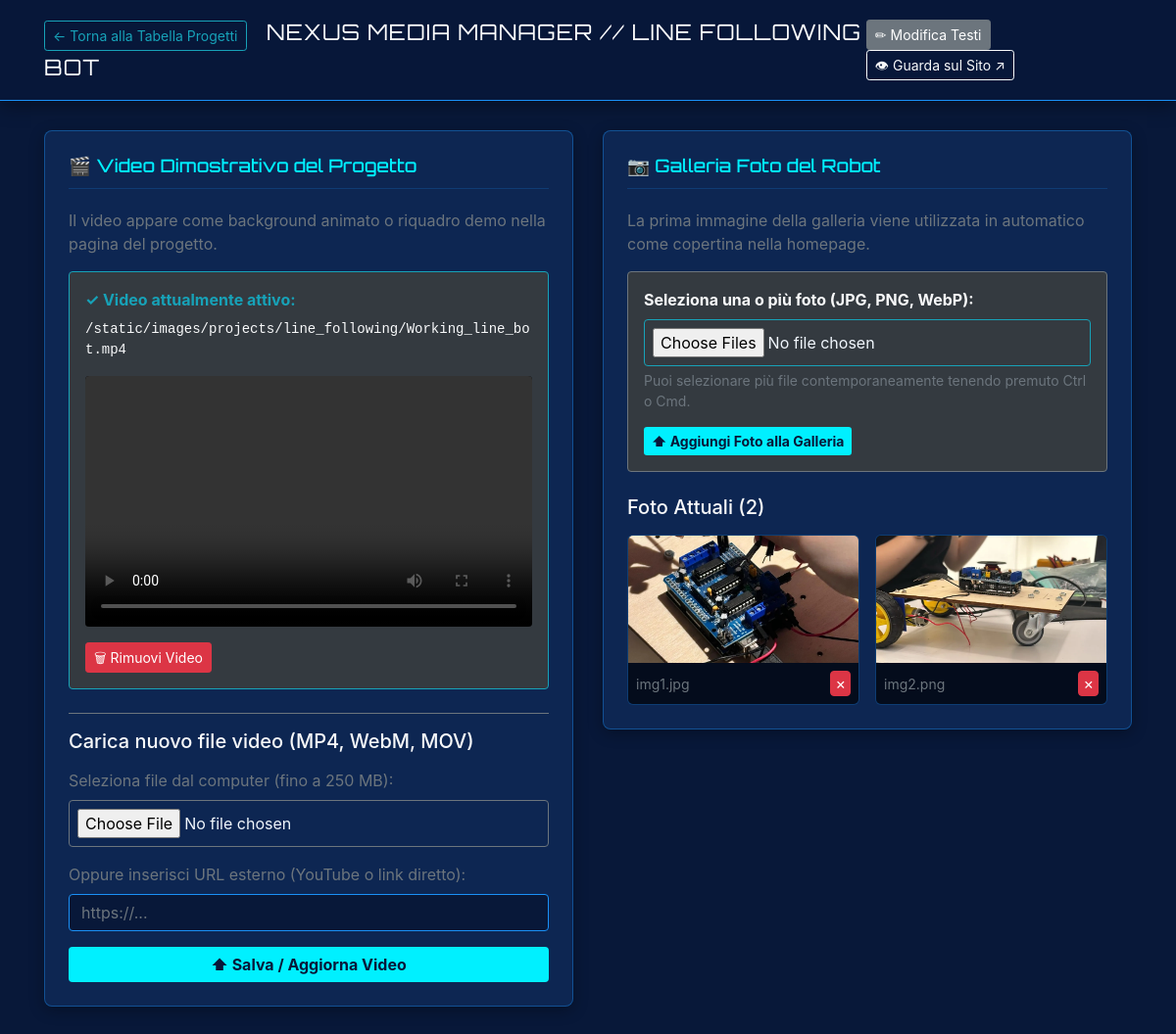
The app's page /admin/upload/1 (signed in) with its own data.
### app.py (models this page shows)
class Project(db.Model):
    id = db.Column(db.Integer, primary_key=True)
    title = db.Column(db.String(200), nullable=False)
    short_desc = db.Column(db.Text, nullable=False)
    long_desc = db.Column(db.Text, nullable=False)
    status = db.Column(db.String(50))
    status_color = db.Column(db.String(50))
    order_num = db.Column(db.Integer, default=0)
    image_paths = db.Column(db.Text, nullable=True)
    video_url = db.Column(db.String(300), nullable=True)
    specs = db.Column(db.Text, nullable=True)

### app.py (the view, shortened to what this page needs)
@app.route('/admin/upload/<int:project_id>', methods=['GET', 'POST'])
def upload_project_media(project_id):
    if not current_user.is_authenticated:
        return redirect(url_for('login'))
    project = db.session.get(Project, project_id)
    if not project:
        return 'Progetto non trovato', 404
    if request.method == 'GET':
        images = [p for p in (project.image_paths or '').split(',') if p]
        return render_template('admin/upload.html', project=project, images=images)

### app.py (called while the page is built)
@login_manager.user_loader
def load_user(user_id):
    return db.session.get(AdminUser, int(user_id))

### templates/admin/upload.html (shortened to what this page needs)
<!doctype html>
<html lang="it">
<head>
    <link rel="stylesheet" href="https://cdn.jsdelivr.net/npm/bootstrap@4.6.2/dist/css/bootstrap.min.css">
</head>
<body>
    <header class="header-bar">
        <div class="container d-flex justify-content-between align-items-center">
            <div>
                <a href="{{ url_for('project.index_view') }}" class="btn btn-outline-info btn-sm mr-3">← Torna alla Tabella Progetti</a>
                <span class="header-title">NEXUS MEDIA MANAGER // {{ project.title }}</span>
            </div>
            <div>
                <a href="{{ url_for('project.edit_view', id=project.id, url='/admin/project/') }}" class="btn btn-secondary btn-sm mr-2">✏ Modifica Testi</a>
                <a href="/project/{{ project.id }}" target="_blank" class="btn btn-outline-light btn-sm">👁 Guarda sul Sito ↗</a>
            </div>
        </div>
    </header>
    <div class="container">
        <div class="row">
            <div class="col-lg-6">
                <div class="media-card">
                    <h3>🎬 Video Dimostrativo del Progetto</h3>
                    <p class="text-muted">Il video appare come background animato o riquadro demo nella pagina del progetto.</p>
                    {% if project.video_url %}
                        <div class="mb-3 p-3 bg-dark rounded border border-info">
                            <p class="mb-2 text-info font-weight-bold">✓ Video attualmente attivo:</p>
                            <code class="d-block mb-3 text-break text-light">{{ project.video_url }}</code>
                            <div class="embed-responsive embed-responsive-16by9 mb-3 rounded overflow-hidden">
                                <video controls class="embed-responsive-item" style="background:#000;">
                                    <source src="{{ project.video_url }}">
                                </video>
                            </div>
                            <form method="post" onsubmit="return confirm('Sei sicuro di voler rimuovere il video da questo progetto?');">
                                <button type="submit" class="btn btn-danger btn-sm">🗑 Rimuovi Video</button>
                            </form>
                        </div>
                    {% else %}
                        <div class="alert alert-secondary text-center py-4 mb-3">
                            <span style="font-size: 2rem;">📹</span>
                            <p class="mt-2 mb-0">Nessun video associato a questo progetto.</p>
                        </div>
                    {% endif %}
                    <div class="mt-4 pt-3 border-top border-secondary">
                        <h5 class="text-light mb-3">Carica nuovo file video (MP4, WebM, MOV)</h5>
                        <form method="post" enctype="multipart/form-data">
                            <div class="form-group">
                                <label class="text-muted">Seleziona file dal computer (fino a 250 MB):</label>
                                <input type="file" name="video_file" accept=".mp4,.webm,.mov,.m4v" class="form-control-file p-2 border border-secondary rounded">
                            </div>
                            <div class="form-group">
                                <label class="text-muted">Oppure inserisci URL esterno (YouTube o link diretto):</label>
                                <input type="text" name="video_url" class="form-control" placeholder="https://..." value="{{ project.video_url if project.video_url and not project.video_url.startswith('/static') else '' }}">
                            </div>
                            <button type="submit" class="btn btn-cyan btn-block mt-3">⬆ Salva / Aggiorna Video</button>
                        </form>
                    </div>
                </div>
            </div>
            <div class="col-lg-6">
                <div class="media-card">
                    <h3>📷 Galleria Foto del Robot</h3>
                    <p class="text-muted">La prima immagine della galleria viene utilizzata in automatico come copertina nella homepage.</p>
                    <form method="post" enctype="multipart/form-data" class="mb-4 p-3 bg-dark rounded border border-secondary">
                        <div class="form-group mb-2">
                            <label class="text-light font-weight-bold">Seleziona una o più foto (JPG, PNG, WebP):</label>
                            <input type="file" name="image_files" accept=".jpg,.jpeg,.png,.webp,.gif" multiple class="form-control-file p-2 border border-info rounded">
                            <small class="form-text text-muted">Puoi selezionare più file contemporaneamente tenendo premuto Ctrl o Cmd.</small>
                        </div>
                        <button type="submit" class="btn btn-cyan btn-sm mt-2">⬆ Aggiungi Foto alla Galleria</button>
                    </form>
                    <h5 class="text-light mb-3">Foto Attuali ({{ images|length }})</h5>
                    {% if images and images|length > 0 %}
                        <div class="gallery-grid">
                            {% for img in images %}
                                <div class="gallery-item">
                                    <img src="{{ url_for('static', filename='images/projects/' ~ img) }}" alt="Foto progetto">
                                    <div class="item-footer d-flex justify-content-between align-items-center">
                                        <small class="text-muted text-truncate" style="max-width: 100px;">{{ img.split('/')[-1] }}</small>
                                        <form method="post" onsubmit="return confirm('Eliminare questa foto dalla galleria?');" class="m-0">
                                            <button type="submit" class="btn btn-danger btn-xs py-0 px-1" title="Elimina foto">&times;</button>
                                        </form>
                                    </div>
                                </div>
                            {% endfor %}
                        </div>
                    {% else %}
                        <div class="alert alert-secondary text-center py-4">
                            <p class="mb-0">Nessuna foto presente in questo progetto.</p>
                        </div>
                    {% endif %}
                </div>
            </div>
        </div>
    </div>
</body>
</html>

### templates/admin/upload.html (style rules this page uses)
:root { --bg-deep: #081839; --bg-card: #0d2652; --border-color: #1a91f7; --cyan: #00f0ff; --magenta: #ff007f; --text-light: #f0f6fc; --text-muted: #9fb5d6; }
body { background-color: var(--bg-deep); color: var(--text-light); font-family: -apple-system, BlinkMacSystemFont, "Segoe UI", Roboto, sans-serif; min-height: 100vh; padding-bottom: 60px; }
.header-bar { background: rgba(8, 24, 57, 0.95); border-bottom: 1px solid var(--border-color); padding: 16px 0; margin-bottom: 30px; box-shadow: 0 4px 20px rgba(0, 0, 0, 0.4); }
.header-title { font-family: 'Orbitron', sans-serif; font-size: 1.4rem; letter-spacing: 1px; color: #fff; margin: 0; }
.media-card { background: var(--bg-card); border: 1px solid rgba(26, 145, 247, 0.4); border-radius: 8px; padding: 24px; margin-bottom: 24px; box-shadow: 0 4px 15px rgba(0, 0, 0, 0.3); }
.media-card h3 { font-family: 'Orbitron', sans-serif; font-size: 1.15rem; color: var(--cyan); border-bottom: 1px solid rgba(26, 145, 247, 0.2); padding-bottom: 12px; margin-bottom: 20px; }
.form-control { background: #081839; border: 1px solid #1a91f7; color: #fff; }
.gallery-grid { display: grid; grid-template-columns: repeat(auto-fill, minmax(180px, 1fr)); gap: 16px; margin-top: 15px; }
.gallery-item { background: #081839; border: 1px solid rgba(26, 145, 247, 0.3); border-radius: 6px; overflow: hidden; position: relative; text-align: center; }
.gallery-item img { width: 100%; height: 130px; object-fit: cover; display: block; }
.gallery-item .item-footer { padding: 8px; background: rgba(0, 0, 0, 0.5); }
.btn-cyan { background: var(--cyan); color: #081839; font-weight: 700; border: none; }

### records on screen
Project: title "LINE FOLLOWING BOT", video_url "/static/images/projects/line_following/Working_line_bot.mp4"

### other values on screen
{{ images|length }} "2"
{{ img.split('/')[-1] }} "img1.jpg" "img2.png"
